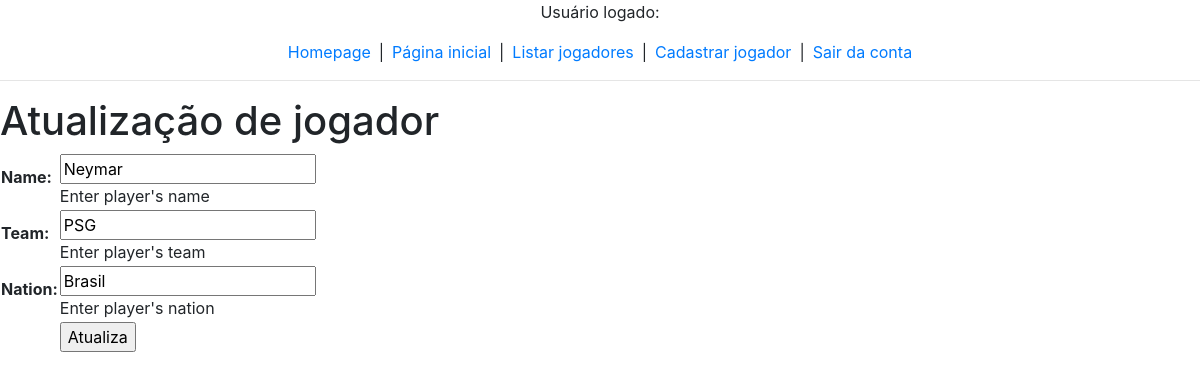
The app's page /myapp/update/1/, older data.
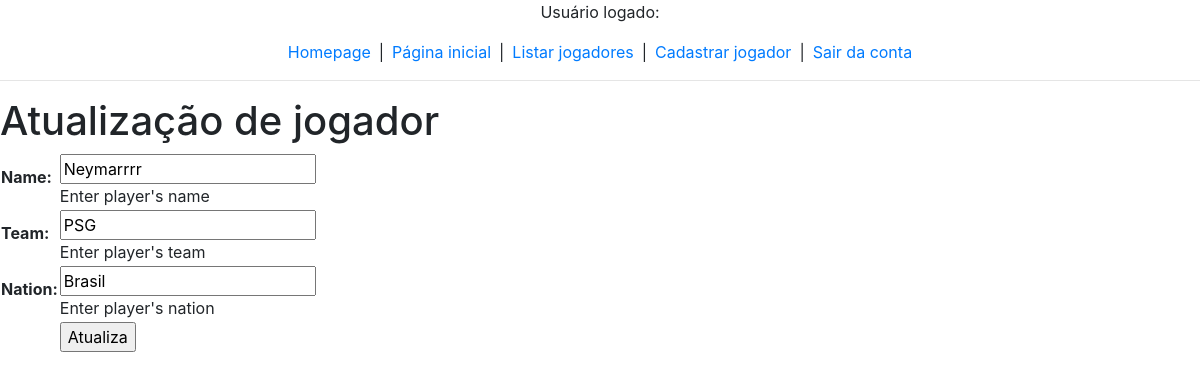
The same page, newer data.
### myapp/models.py (models this page shows, shortened)
class Player(models.Model):
  id = models.AutoField(primary_key=True),
  name = models.CharField(
  max_length=100, help_text="Enter player's name")
  team = models.CharField(
  max_length=100, help_text="Enter player's team")
  nation = models.CharField(
  max_length=100, help_text="Enter player's nation")
  creator = models.CharField(
        verbose_name='Creator', max_length=30, editable=False)

### myapp/views.py (the view, shortened to what this page needs)
# urls.py: path('update/<int:pk>/', views.PlayerUpdateView.as_view(), name='updatePlayer'),
class PlayerUpdateView(View):
    def get(self, request, pk, *args, **kwargs):
        player = Player.objects.get(id=pk)
        formulario = PlayerModel2Form(instance=player)
        context = {'player': formulario, }
        return render(request, 'myapp/updatePlayer.html', context)

### myapp/forms.py
class PlayerModel2Form(forms.ModelForm):
  class Meta:
    model = Player
    fields = '__all__'

### myapp/templates/myapp/updatePlayer.html (shortened to what this page needs)
{% load static %}
<!DOCTYPE html>
<html>
<head>
  <link rel="stylesheet" href="{% static 'myapp/css/style.css' %}">
</head>
<body>
  {% include 'myapp/links.html' %}
  <h1>Atualização de jogador</h1>
  <form method="POST" class='formulario'>
    <table>
      {{ player.as_table }}
      <tr>
        <td></td>
        <td><input type="submit" value="Atualiza"></td>
      </tr>
    </table>
  </form>
</body>
</html>

Row changes from the older to the newer data that the page shows:
changed Player "PSG": name "Neymar" → "Neymarrrr"
